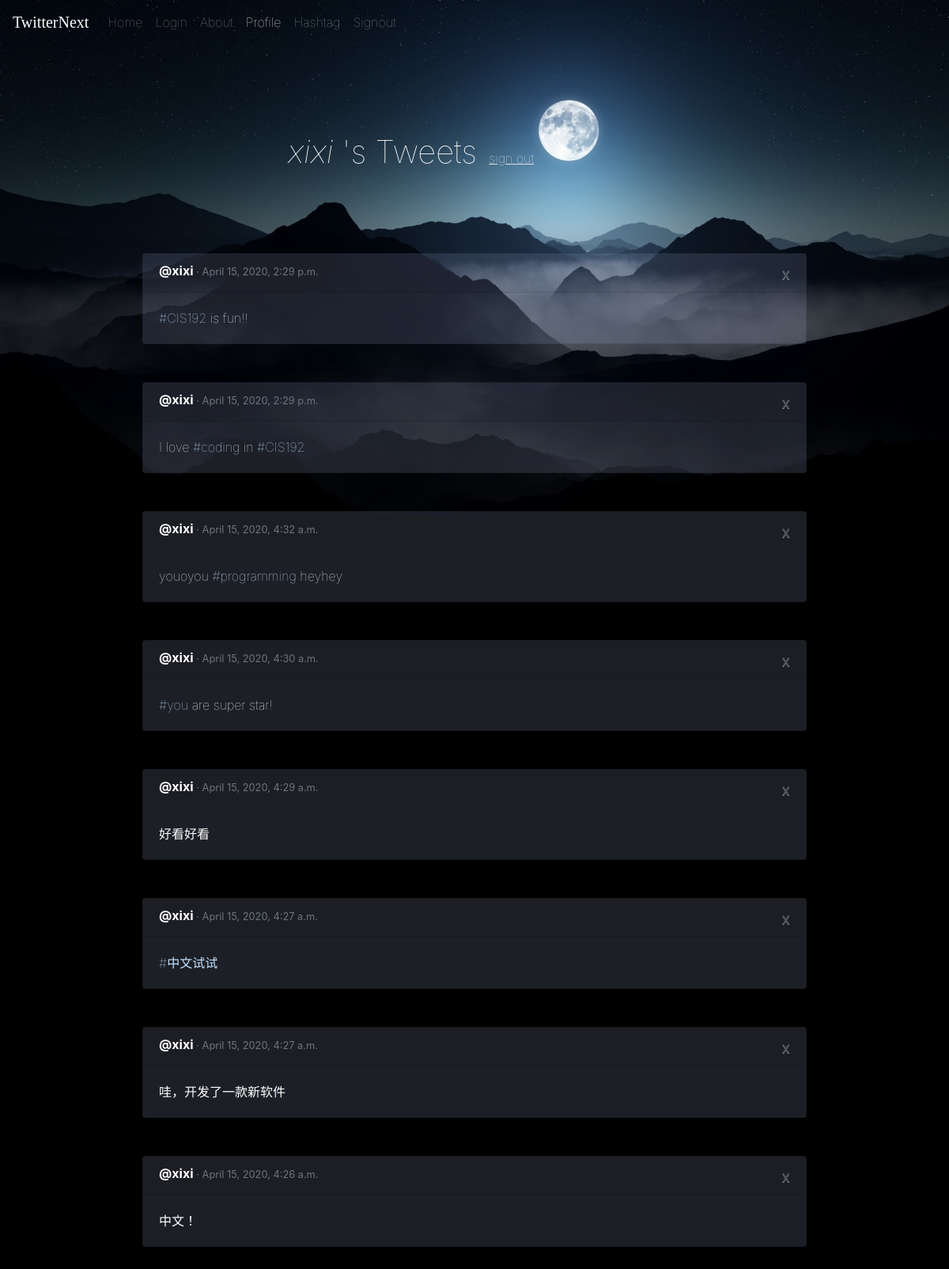
The app's page /profile/ (signed in) with its own data.
### core/models.py (models this page shows, shortened)
class Tweet(models.Model):
    body = models.CharField(max_length=280)
    created_at = models.DateTimeField(auto_now=True)
    author = models.ForeignKey(User, on_delete=models.DO_NOTHING)
    likes = models.ManyToManyField(User, related_name='likes')
    parsed = models.ManyToManyField('TextPair')

class TextPair(models.Model):
    text = models.CharField(max_length=280)
    isHash = models.BooleanField()
    belongTo = models.ForeignKey('Tweet', on_delete=models.CASCADE, null=True)

### core/views.py (the view)
# urls.py: path('profile/', profile, name='profile'),
def profile(request):
    if str(request.user) == "AnonymousUser":
        return render(request, "profile.html", {"tweets": [], "user": request.user, "valid": False})
    tweets = Tweet.objects.filter(
        author=request.user).order_by("created_at").reverse()
    return render(request, "profile.html", {"tweets": tweets, "user": request.user, "valid": True})

### core/templates/profile.html (shortened to what this page needs)
<!DOCTYPE html>
<html lang="en">
<head>
  {% load static %}
  <link rel="stylesheet" type="text/css" href="{% static 'new.css' %}">
  <link rel="stylesheet" href="https://stackpath.bootstrapcdn.com/bootstrap/4.4.1/css/bootstrap.min.css"
 />
</head>
<body class="black2">
  <nav class="navbar navbar-expand-lg navbar-dark bg-transparent">
    <a class="navbar-brand active" href="/home">TwitterNext</a>
    <div class="collapse navbar-collapse" id="navbarSupportedContent">
      <ul class="navbar-nav mr-auto">
        <li class="nav-item">
          <a class="nav-link" href="/home">Home</a>
        </li>
        <li class="nav-item">
          <a class="nav-link" href="/login">Login</a>
        </li>
        <li class="nav-item">
          <a class="nav-link" href="/about">About</a>
        </li>
        <li class="nav-item active">
          <a class="nav-link" href="/profile">Profile</a>
        </li>
        <li class="nav-item">
          <a class="nav-link" href="/hashtagAll">Hashtag</a>
        </li>
        <li class="nav-item">
          <a class="nav-link" href="/signout">Signout</a>
        </li>
      </ul>
    </div>
  </nav>
  <div class="jumbotron bg-transparent">
    <div class="mx-auto dark" style="width: 50%; border-radius: 0px;">
      {% if not valid %}
      <br>
      <br>
      <h1 class="mx-auto pl-1 mt-5">Please <a href="/login" ;"><u>login</u></a> to see your profile: <a href="/login"
          ;">
          {% else %}
          <h1 class="mx-auto pl-5 mt-5"> <em>{{user}}</em> 's Tweets <a href="/signout" ;"><small class="ml-1 h6"><u>
                  sign out</u></small></a></h1>
    </div>
  </div>
  {% for tweet in tweets %}
  <div class="card mx-auto text-white mb-5" style="width: 70%">
    <h6 class="card-header font-weight-light mb-0 align-text-bottom">
      <b class="font-weight-bold">@{{tweet.author}} </b><small class="text-muted"> · {{tweet.created_at}}</small>
      <a class="close text-muted" href="/deletep?id={{tweet.id}}"><small>x</small></a>
    </h6>
    <div class="card-body">
      <p class="card-text">
        {% for element in tweet.parsed.all %}
        {% if element.isHash %}
        <a href="/hashtag?name={{element.text|slice:'1:'}}" type="hashtag">{{element.text}}</a>
        {% else %}
        {{element.text}}
        {% endif %}
        {%endfor%}
    </div>
  </div>
  {%endfor%}
  {% endif %}
</body>
</html>

### core/static/new.css (style rules this page uses)
.black2 { background-image: url("moon3.jpg"); background-size: 100%; background-repeat: no-repeat; background-color: black; }
h1 { color: white !important; opacity: 100%; font-weight: 100 !important; }
p { color: white !important; opacity: 100%; font-weight: 100 !important; }
u { color: rgb(226, 226, 226) !important; opacity: 100%; font-weight: 100 !important; }
small { text-align: right; }
a[type="hashtag"] { color: rgb(194, 226, 255) !important; font-weight: 100; }
a { font-weight: 100 !important; }
.card { background-color: rgba(194, 208, 255, 0.15) !important; }
a.navbar-brand { font-family: 'Megrim', cursive !important; font-stretch: narrower !important; }

### records on screen
Tweet: author "xixi", created_at "April 15, 2020, 2:29 p.m."
TextPair: text "#CIS192"
TextPair: text "is fun!!"
Tweet: author "xixi", created_at "April 15, 2020, 2:29 p.m."
TextPair: text "I love"
TextPair: text "#coding"
TextPair: text "in"
TextPair: text "#CIS192"
Tweet: author "xixi", created_at "April 15, 2020, 4:32 a.m."
TextPair: text "youoyou"
TextPair: text "#programming"
TextPair: text "heyhey"
Tweet: author "xixi", created_at "April 15, 2020, 4:30 a.m."
TextPair: text "#you"
TextPair: text "are super star!"
Tweet: author "xixi", created_at "April 15, 2020, 4:29 a.m."
TextPair: text "好看好看"
Tweet: author "xixi", created_at "April 15, 2020, 4:27 a.m."
TextPair: text "#中文试试"
Tweet: author "xixi", created_at "April 15, 2020, 4:27 a.m."
TextPair: text "哇，开发了一款新软件"
Tweet: author "xixi", created_at "April 15, 2020, 4:26 a.m."
TextPair: text "中文！"

### other values on screen
{{ user }} "xixi"
